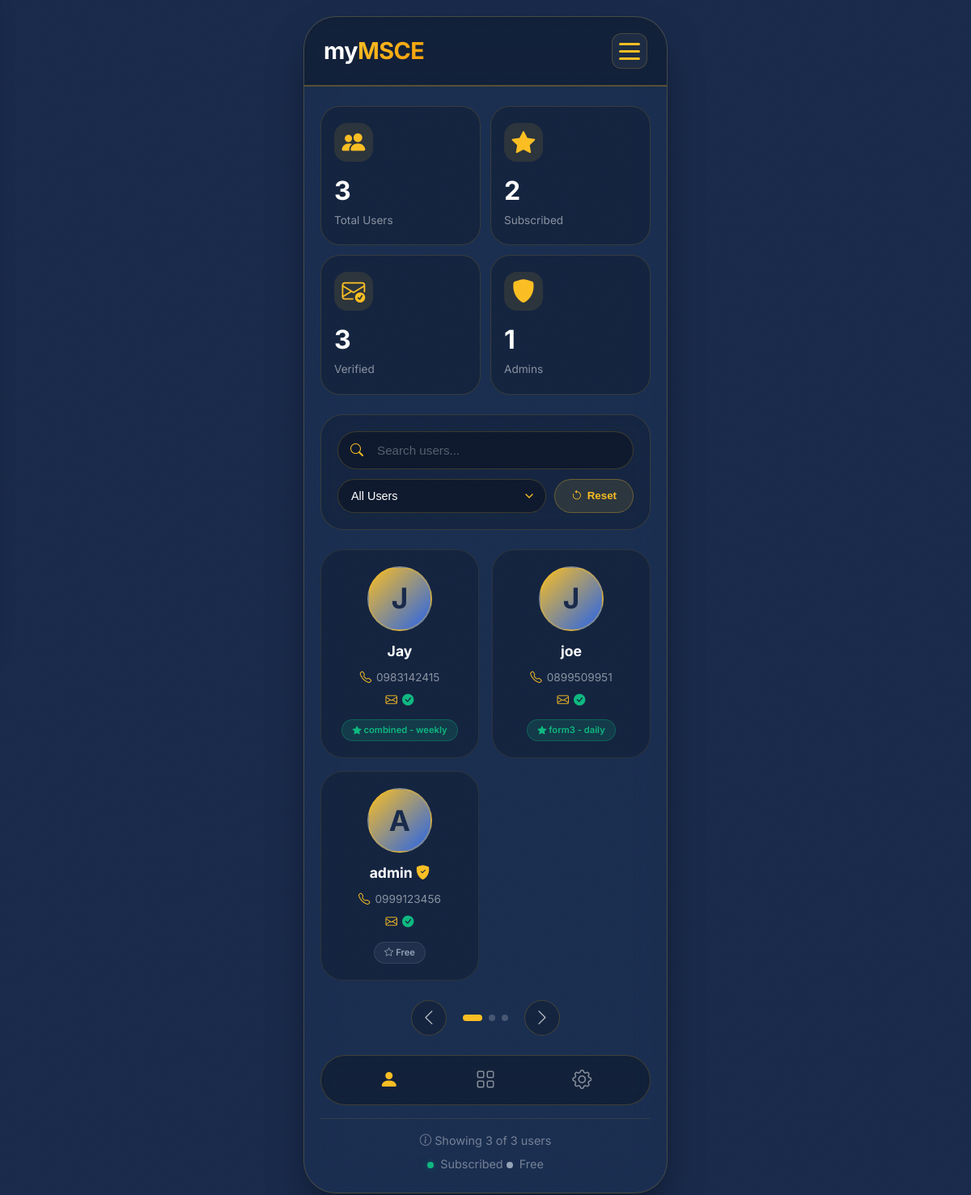
Before: /admin/users (signed in) with the older database file.
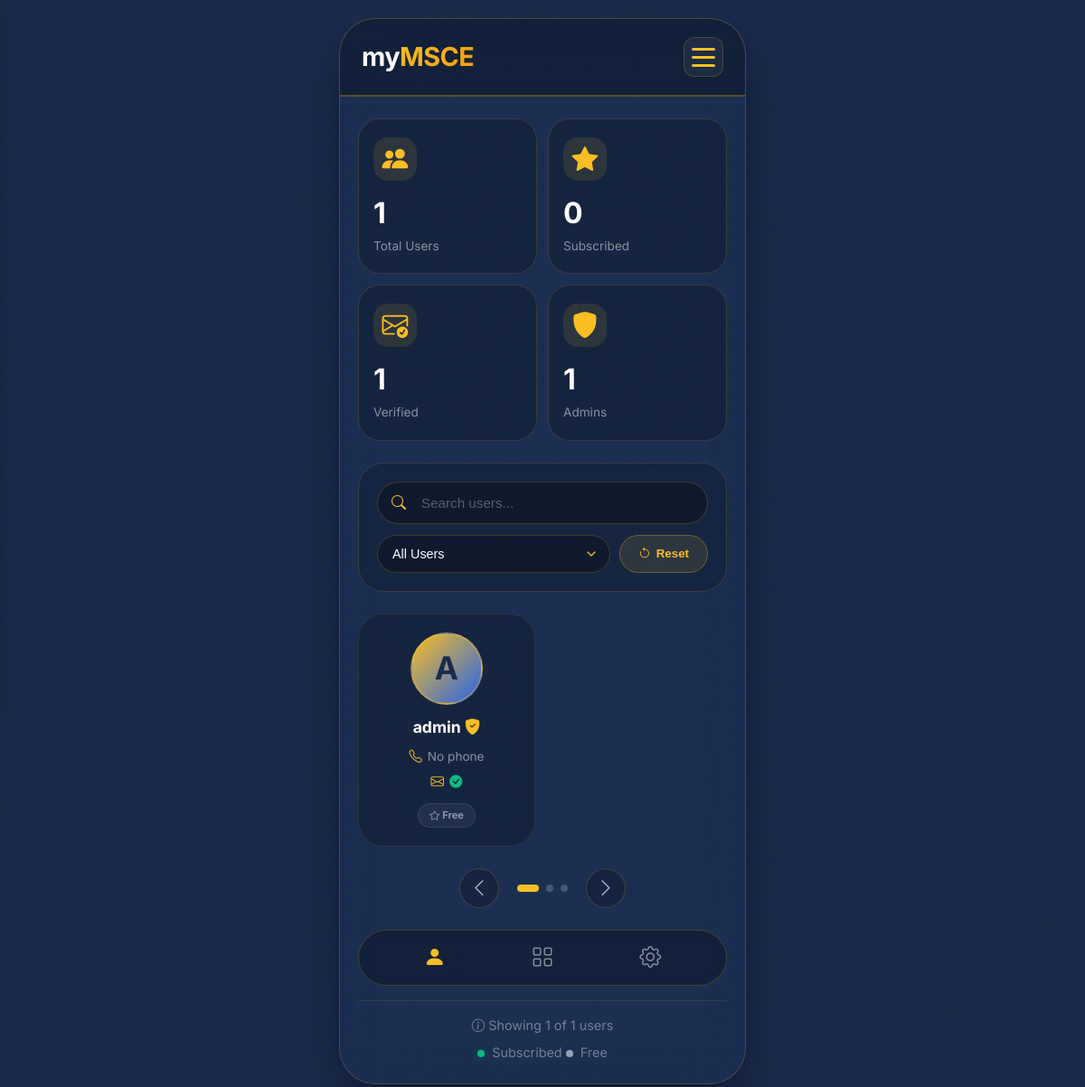
After: the same page with the newer database file.
### models.py (models this page shows, shortened)
class User(UserMixin, db.Model):
    id = db.Column(db.Integer, primary_key=True)
    username = db.Column(db.String(80), unique=True, nullable=False)
    email = db.Column(db.String(120), unique=True, nullable=False)
    phone = db.Column(db.String(20), nullable=True)  # For mobile money
    password_hash = db.Column(db.String(200), nullable=False)
    is_admin = db.Column(db.Boolean, default=False)
    is_verified = db.Column(db.Boolean, default=False)  # Email verified
    is_active_subscriber = db.Column(db.Boolean, default=False)
    email_verified = db.Column(db.Boolean, default=False)
    subscription_type = db.Column(db.String(20), default='none')
    subscription_form = db.Column(db.String(20), default='none')  # form3, form4, combined
    subscription_expiry = db.Column(db.DateTime, nullable=True)
    created_at = db.Column(db.DateTime, default=datetime.utcnow)
    payments = db.relationship('Payment', backref='user', lazy=True)

### app.py (the view)
@app.route('/admin/users')
@login_required
def admin_users():
    if not current_user.is_admin:
        return redirect(url_for('dashboard'))
    users = User.query.order_by(User.created_at.desc()).all()
    return render_template('admin/users.html', users=users)

### app.py (called while the page is built)
@app.context_processor
def inject_site_url():
    return dict(site_url=app.config['SITE_URL'])

@app.after_request
def add_no_cache_headers(response):
    response.headers['Cache-Control'] = 'no-cache, no-store, must-revalidate, private, max-age=0'
    response.headers['Pragma'] = 'no-cache'
    response.headers['Expires'] = '0'
    return response

@login_manager.user_loader
def load_user(user_id):
    return User.query.get(int(user_id))

### templates/admin/users.html (shortened to what the changed rows need)
<!DOCTYPE html>
<html lang="en">
<head>
    <link rel="stylesheet" href="https://cdn.jsdelivr.net/npm/bootstrap-icons@1.11.3/font/bootstrap-icons.min.css" />
</head>
<body>
    <div class="app">
        <div class="navy-header">
            <h1>my<span>MSCE</span></h1>
        </div>
        <div class="content">
            {% set total_users = users|length %}
            {% set subscribed = users|selectattr('is_active_subscriber')|list|length %}
            {% set verified = users|selectattr('email_verified')|list|length %}
            <div class="stats-grid">
                <div class="stat-card">
                    <div class="stat-info">
                        <h3>{{ total_users }}</h3>
                        <p>Total Users</p>
                    </div>
                </div>
                <div class="stat-card">
                    <div class="stat-info">
                        <h3>{{ subscribed }}</h3>
                        <p>Subscribed</p>
                    </div>
                </div>
                <div class="stat-card">
                    <div class="stat-info">
                        <h3>{{ verified }}</h3>
                        <p>Verified</p>
                    </div>
                </div>
            </div>
            {% if users %}
            <div class="users-grid" id="usersGrid">
                {% for user in users %}
                <div class="user-card"
                     data-name="{{ user.username|lower }}"
                     data-email="{{ user.email|lower }}"
                     data-subscription="{% if user.is_active_subscriber %}subscribed{% else %}free{% endif %}"
                     onclick="window.location.href='{{ url_for('admin_user_detail', user_id=user.id) }}'">
                    <div class="user-avatar">
                        {{ user.username[0]|upper }}
                    </div>
                    <div class="user-name">
                        {{ user.username }}
                        {% if user.is_admin %}
                        <i class="bi bi-shield-fill-check" style="color: #fbbf24;"></i>
                        {% endif %}
                    </div>
                    <div class="user-detail-item">
                        <i class="bi bi-telephone"></i>
                        <span>{{ user.phone or 'No phone' }}</span>
                    </div>
                    <div class="user-detail-item">
                        <i class="bi bi-envelope"></i>
                        <span>
                            {% if user.email_verified %}
                                <i class="bi bi-check-circle-fill" style="color: #10b981;"></i>
                            {% else %}
                                <i class="bi bi-hourglass" style="color: #fbbf24;"></i>
                            {% endif %}
                        </span>
                    </div>
                    <div>
                        {% if user.is_active_subscriber %}
                            <span class="subscription-badge badge-subscribed">
                                <i class="bi bi-star-fill me-1"></i>
                                {{ user.subscription_form }} - {{ user.subscription_type }}
                            </span>
                        {% else %}
                            <span class="subscription-badge badge-free">
                                <i class="bi bi-star me-1"></i>
                                Free
                            </span>
                        {% endif %}
                    </div>
                </div>
                {% endfor %}
            </div>
            {% else %}
            <div class="empty-state">
                <i class="bi bi-people"></i>
                <h3>No Users Found</h3>
                <p>There are no users registered in the system yet.</p>
            </div>
            {% endif %}
            <div class="table-footer">
                <div>
                    <i class="bi bi-info-circle me-1"></i>
                    Showing <span id="visibleCount">{{ users|length }}</span> of {{ users|length }} users
                </div>
                <div style="margin-top: 8px;">
                    <span class="me-3">
                    </span>
                    <span>
                    </span>
                </div>
            </div>
        </div>
    </div>
</body>
</html>

Changed rows visible on the page:
removed User: username "J", username "Jay", phone "0983142415", email_verified True (drawn), subscription_form "combined", subscription_type "weekly"
removed User: username "J", username "joe", phone "0899509951", email_verified True (drawn), subscription_form "form3", subscription_type "daily"
changed User "admin": phone "0999123456" → "No phone"
Other visible differences:
{{ total_users }}: "3" → "1"
{{ subscribed }}: "2" → "0"
{{ verified }}: "3" → "1"
{{ users|length }}: "3" → "1"
